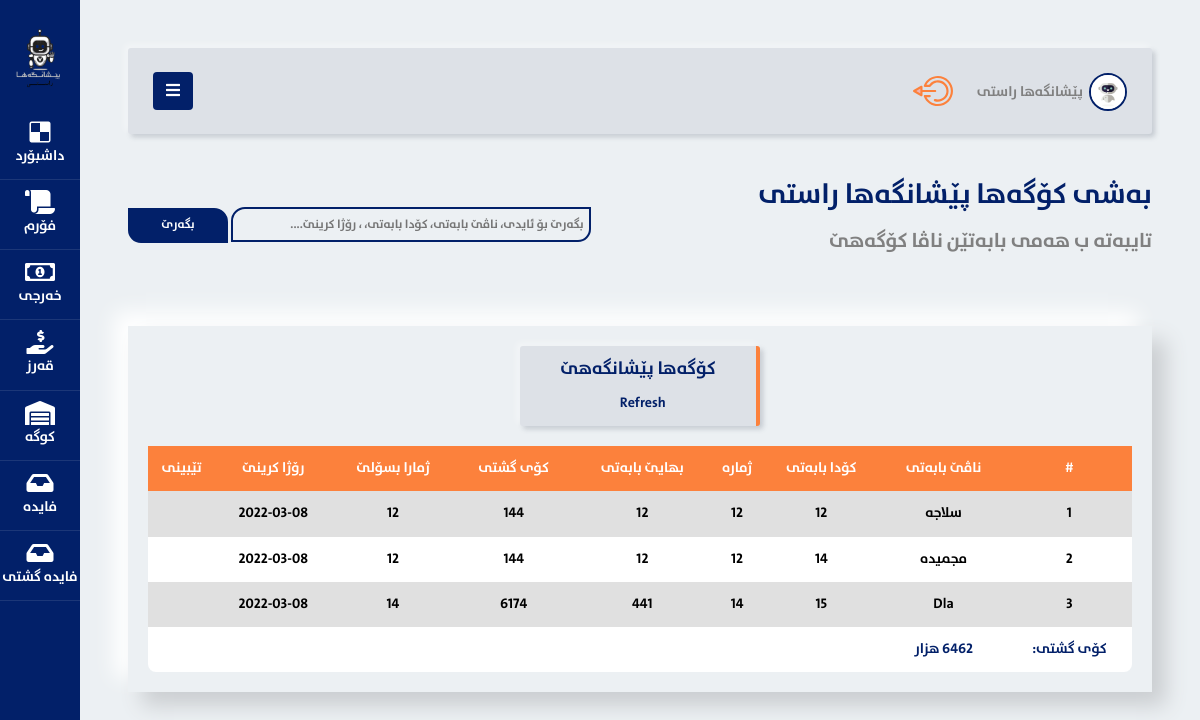
The app's page /ShowKoga.php (signed in) with its own data.
### tables this page shows
CREATE TABLE `middlekoga` (
  `id` int(11) NOT NULL,
  `sub_name` varchar(255) NOT NULL,
  `code_of_sub` varchar(150) NOT NULL,
  `num_of_sub` bigint(20) NOT NULL,
  `price_of_sub` bigint(20) NOT NULL,
  `sum_of_sub` bigint(20) NOT NULL,
  `num_of_psola` varchar(150) NOT NULL,
  `date_of_sub` date NOT NULL,
  `note_of_sub` longtext NOT NULL
);

### includes/config.php (called while the page is built, shortened)
<?php
$db = mysqli_connect('localhost', 'root', '', 'rasti');
function sec($data) {
	global $db;
	$data = mysqli_real_escape_string($db, htmlspecialchars($data));
	return $data;
}
?>

### ShowKoga.php (the view, shortened to what this page needs)
<?php include 'includes/config.php';
?>
<!DOCTYPE html>
<html lang="en">
<head>
	<link rel="stylesheet" href="assets/css/style.css">
	<link href="assets/css/bootstrap.min.css" rel="stylesheet">
	<link href="fontawesome/all.min.css" rel="stylesheet">
	<link href="fontawesome/fontawesome.min.css" rel="stylesheet">
</head>
<body style="background-color: #ecf0f3;">
	<div class="wrapper d-flex align-items-stretch">
		<?php include 'includes/sidebar.php'; ?>
		<div id="content" class="p-4 p-md-5">
			<?php include 'includes/navbar.php'; ?>
			<div class="header-of-page">
				<div class="headre-of-page-with-search">
					<div class="headre-of-page-with-search-txt">
						<h1>بەشی کۆگەها پێشانگەها  راستی</h1>
						<p>تایبەتە ب هەمی بابەتێن ناڤا کۆگەهێ</p>
					</div>
					<div class="headre-of-page-with-search-serach">
						<form method="GET" action="<?php echo $_SERVER['PHP_SELF'];?>">
							<input type="text" name="search" placeholder="بگەرێ بۆ ئایدی، ناڤێ بابەتی، کۆدا بابەتی، ، رۆژا کرینێ....">
							<button>بگەرێ</button>
						</form>
					</div>
				</div>
				<div class="show-our-table" style="margin-top: 50px;">
					<div class="day-of-expense">
						<h1>کۆگەها پێشانگەهێ</h1>
						<div class="refeshbtn">
							<form method="POST" action="modal/koga.inc.php">
								<button name="refresh">Refresh</button>
							</form>
						</div>
					</div>
					<table>
						<tr style="background-color: #FC813C;">
							<td>#</td>
							<td>ناڤێ بابەتی</td>
							<td>کۆدا بابەتی</td>
							<td>ژمارە</td>
							<td>بهایێ بابەتی</td>
							<td>کۆی گشتی</td>
							<td>ژمارا بسۆلێ</td>
							<td>رۆژا کرینێ</td>
							<td>تێبینی</td>
						</tr>
						<?php
						$sum = 0;
						$KogaQuery = mysqli_query($db , "SELECT * FROM `middlekoga`");
						while($KogaRow = mysqli_fetch_assoc($KogaQuery)){
							$sum += sec($KogaRow['sum_of_sub'])?>
							<tr>
								<td><?php echo sec($KogaRow['id']);?></td>
								<td><?php echo sec($KogaRow['sub_name']);?></td>
								<td><?php echo sec($KogaRow['code_of_sub']);?></td>
								<td><?php echo sec($KogaRow['num_of_sub']);?></td>
								<td><?php echo sec($KogaRow['price_of_sub']);?></td>
								<td><?php echo sec($KogaRow['sum_of_sub']);?></td>
								<td><?php echo sec($KogaRow['num_of_psola']);?></td>
								<td><?php echo sec($KogaRow['date_of_sub']);?></td>
								<td><?php echo sec($KogaRow['note_of_sub']);?></td>
							</tr>
						<?php } ?>
						<tr>
							<td style="color: #022069;">کۆی گشتی: </td>
							<td style="color: #022069;"><?php echo $sum?> هزار</td>
						</tr>
					</table>
				</div>
			</div>
		</div>
	</div>
</body>
</html>

### assets/css/style.css (style rules this page uses)
* { padding: 0; margin: 0; text-decoration: none; list-style: none; box-sizing: border-box; font-family: 'rabarr'; font-weight: normal; }
body { background-color: #ecf0f3; }
.header-of-page { width: 100%; text-align: right; }
.header-of-page h1 { font-family: 'rabarr'; font-size: 28px; color: #022069; }
.header-of-page p { font-size: 20px; }
.show-our-table { width: 100%; display: flex; flex-direction: column; justify-content: center; align-items: center; margin-bottom: 60px; padding: 20px; box-sizing: border-box; background: #ecf0f3; box-shadow: 14px 14px 20px #cbced1, -14px -14px 20px white; direction: rtl; }
.show-our-table table { width: 100%; border-radius: 8px; color: white; background-color: white; }
.show-our-table table tr:nth-child(1) td { position: relative; text-align: center; padding: 10px 0 10px 0; margin: 10px 0 10px 0; background-color: #FC813C; color: white; }
.show-our-table table tr:nth-child(even) td { color: black; background-color: #E0E0E0; }
.show-our-table table td { position: relative; text-align: center; padding: 10px 0 10px 0; margin: 10px 0 10px 0; color: black; }
.day-of-expense { background: #dde1e7; border-right: 4px solid #FC813C; border-radius: 3px; box-shadow: -3px -3px 7px #ffffff73, 3px 3px 5px rgba(94, 104, 121, 0.288); padding: 10px 40px; margin-bottom: 20px; }
.day-of-expense h1 { font-size: 18px; }
.headre-of-page-with-search { width: 100%; display: flex; flex-wrap: wrap; justify-content: space-between; align-items: center; direction: rtl; }
.headre-of-page-with-search-serach input { width: 360px; height: 35px; padding: 0 5px; border: 2px solid #022069; border-radius: 14px 0 13px 0; background-color: transparent; font-size: 12px; }
.headre-of-page-with-search-serach button { width: 100px; height: 35px; padding: 0 5px; border: 2px solid #022069; border-radius: 0 14px 0 13px; background-color: #022069; font-size: 12px; color: white; }
.refeshbtn button { margin-right: 50px; border: none; background-color: transparent; color: #022069; }

### records on screen
middlekoga: id "1", sub_name "سلاجە", code_of_sub "12", num_of_sub "12", price_of_sub "12", sum_of_sub "144", num_of_psola "12", date_of_sub "2022-03-08"
middlekoga: id "2", sub_name "مجمیدە", code_of_sub "14", num_of_sub "12", price_of_sub "12", sum_of_sub "144", num_of_psola "12", date_of_sub "2022-03-08"
middlekoga: id "3", sub_name "Dla", code_of_sub "15", num_of_sub "14", price_of_sub "441", sum_of_sub "6174", num_of_psola "14", date_of_sub "2022-03-08"

### other values on screen
$sum "6462"
